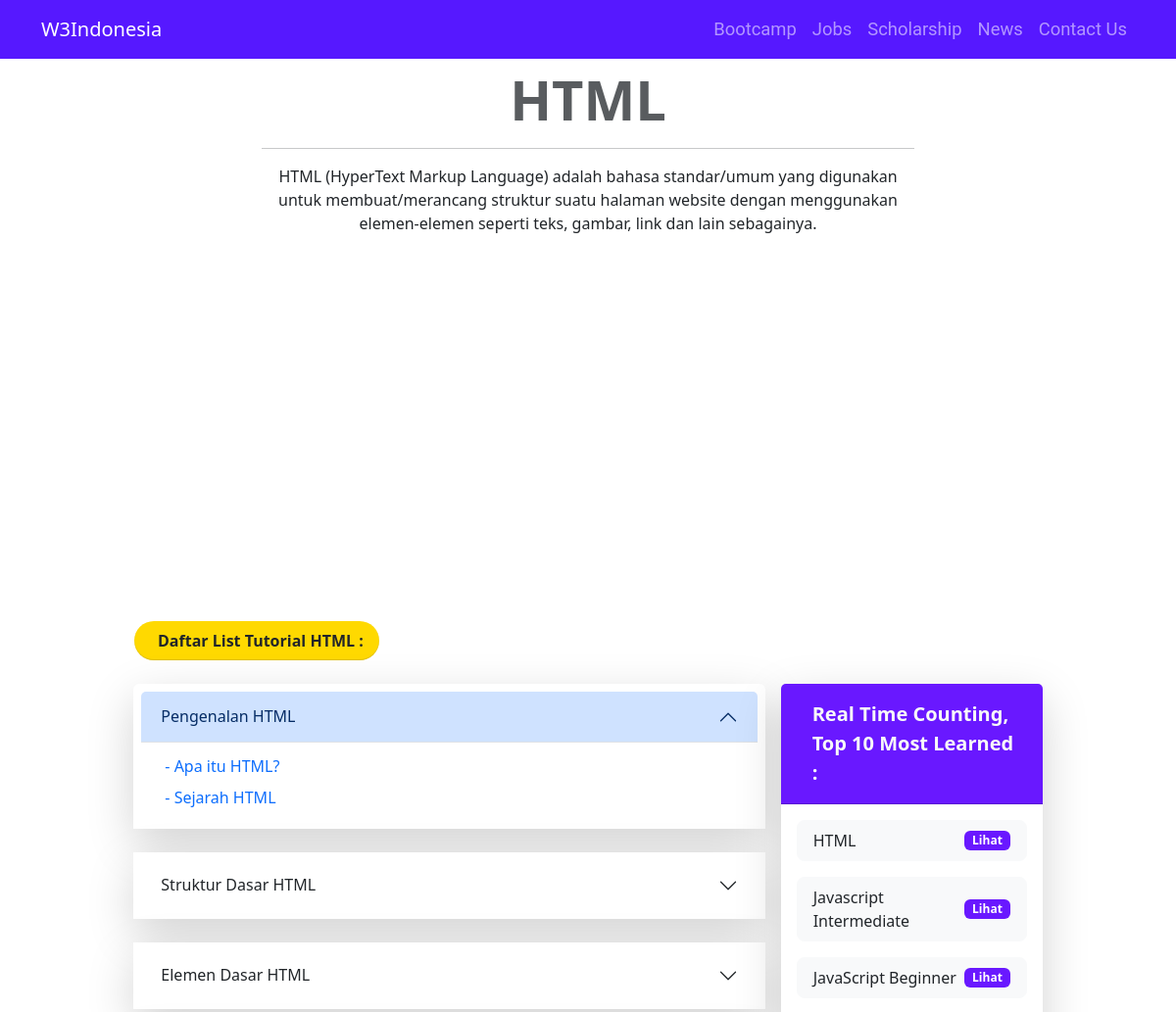
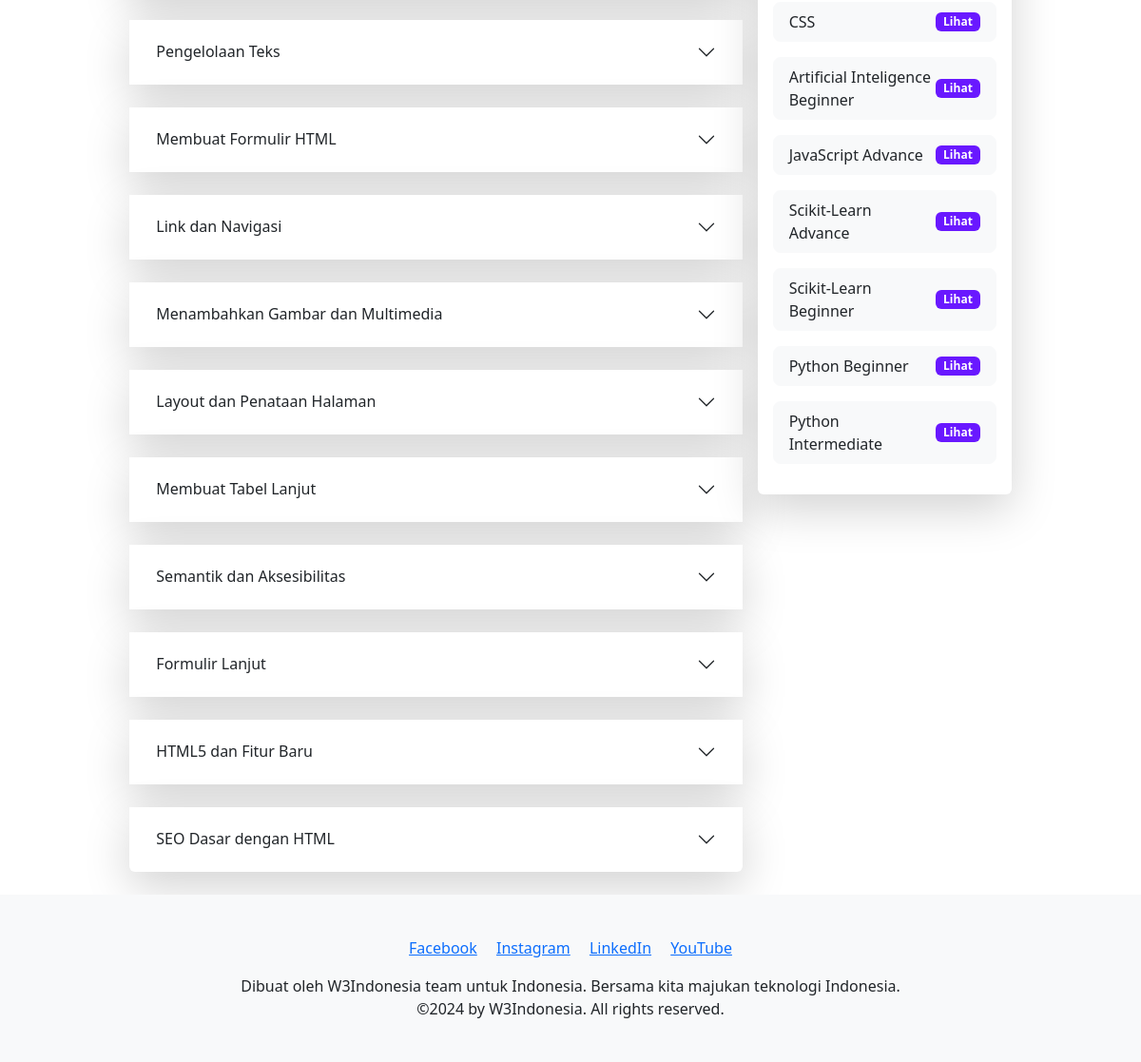
Screenshot of /tutorial/html/ with the database file from the repository (2 pictures, top to bottom).
### tutorial/models.py (models this page shows, shortened)
class Category(models.Model):
    name = models.CharField(max_length=255, validators=[validate_unicode])
    description = models.TextField(blank=True)
    slug = models.SlugField(unique=True, max_length=100, validators=[validate_unicode])
    order = models.IntegerField(default=0)
    views = models.IntegerField(default=0)
    def save(self, *args, **kwargs):
        super().save(*args, **kwargs)
    def __init__(self, *args, **kwargs):
        super().__init__(*args, **kwargs)
        self.__original_name = self.name
    class Meta:
        ordering = ['order']

class Subcategory(models.Model):
    category = models.ForeignKey(Category, related_name='subcategories', on_delete=models.CASCADE)
    name = models.CharField(max_length=255, validators=[validate_unicode])
    slug = models.SlugField(unique=False, max_length=100, validators=[validate_unicode])
    order = models.PositiveIntegerField(default=0)
    def __init__(self, *args, **kwargs):
        super().__init__(*args, **kwargs)
        self.__original_name = self.name
    class Meta:
        unique_together = ('slug', 'category')

class Article(models.Model):
    STATUS_CHOICES = [
        ('draft', 'Draft'),
        ('publish', 'Publish'),
    ]
    category = models.ForeignKey(Category, related_name='articles', on_delete=models.CASCADE, null=True, blank=True)
    subcategory = models.ForeignKey(Subcategory, related_name='articles', on_delete=models.CASCADE)
    title = models.CharField(max_length=255, validators=[validate_unicode])
    slug = models.SlugField(max_length=100, validators=[validate_unicode])
    content = RichTextField()
    created_at = models.DateTimeField(auto_now_add=True)
    updated_at = models.DateTimeField(auto_now=True)
    order = models.IntegerField(default=0)
    status = models.CharField(max_length=10, choices=STATUS_CHOICES, default='draft')
    def __init__(self, *args, **kwargs):
        super().__init__(*args, **kwargs)
        self.__original_title = self.title
    class Meta:
        constraints = [
            UniqueConstraint(fields=['subcategory', 'slug'], name='unique_slug_in_subcategory')
        ]

### tutorial/views.py (the view)
# urls.py: path('<slug:category_slug>/', views.tutorial_page, name='tutorial_page'),
def tutorial_page(request, category_slug):
    category = get_object_or_404(Category, slug=category_slug)
    category.views += 1
    category.save()
    subcategories = category.subcategories.prefetch_related('articles')
    top_categories = Category.objects.order_by('-views')[:10]
    categories = Category.objects.all()
    context = {
        'category': category,
        'categories': categories,
        'subcategories': subcategories,
        'top_categories': top_categories,
    }
    return render(request, 'tutorial/tutorial_page.html', context)

### templates/tutorial/tutorial_page.html (shortened to what this page needs)
{% extends 'base.html' %}
{% block navbar %}
    <nav class="navbar navbar-expand-lg bg-navbar navbar-dark fixed-top">
        <div class="container">
            <a class="navbar-brand mx-auto" href="/">W3Indonesia</a>
            <div class="collapse navbar-collapse" id="navbarNav">
                <ul class="navbar-nav ms-auto">
                    <li class="nav-item">
                        <a class="nav-link" href="/bootcamp/">Bootcamp</a>
                    </li>
                    <li class="nav-item">
                        <a class="nav-link" href="/jobs/">Jobs</a>
                    </li>
                    <li class="nav-item">
                        <a class="nav-link" href="/scholarship/">Scholarship</a>
                    </li>
                    <li class="nav-item">
                        <a class="nav-link" href="/news/">News</a>
                    </li>
                    <li class="nav-item">
                        <a class="nav-link" href="/contact/">Contact Us</a>
                    </li>
                </ul>
            </div>
        </div>
    </nav>
{% endblock %}
{% block content %}
<div class="container-fluid mt-5">
    <div class="row justify-content-center text-center">
        <div class="col-12 col-md-7">
            <h1 class="display-4 fw-bold text-muted">{{ category.name }}</h1>
            <hr>
            {{ category.description|safe }}
            <br>
        </div>
    </div>
</div>
<br>
<div class="container" style="padding-bottom: 0;">
    <div class="row justify-content-center align-items-center">
        <div class="col-md-10">
            <p class="d-sm-inline-flex align-items-center ps-4 py-2 px-3 mb-0 mb-sm-0 rounded-5 masthead-notice" style="font-weight: bold;">
                <span class="text-center">Daftar List Tutorial {{ category.name }} :</span>
            </p>
        </div>
    </div>
</div>
<div class="container">
    <div class="row justify-content-center g-3">
        <div class="col-md-7 col-lg-7">
            <div class="container">
                <div class="row">
                    <div class="col-md-12" style="padding: 0;">
                        <div class="accordion mt-4" id="accordionExample">
                            {% for subcategory in subcategories %}
                                <div class="accordion-item shadow-lg rounded-lg border-0 p-2 mb-4">
                                    <h2 class="accordion-header" id="heading-{{ forloop.counter }}">
                                        <button class="accordion-button
                                            {% if not forloop.first %}collapsed{% endif %}
                                            text-lg font-semibold text-gray-800
                                            bg-gray-100
                                            hover:bg-gray-200
                                            transition-all
                                            rounded-lg"
                                            type="button"
                                            data-bs-toggle="collapse"
                                            data-bs-target="#collapse-{{ forloop.counter }}"
                                            aria-expanded="{% if forloop.first %}true{% else %}false{% endif %}"
                                            aria-controls="collapse-{{ forloop.counter }}">
                                            {{ subcategory.name }}
                                        </button>
                                    </h2>
                                    <div id="collapse-{{ forloop.counter }}"
                                            class="accordion-collapse collapse {% if forloop.first %}show{% endif %}"
                                            aria-labelledby="heading-{{ forloop.counter }}"
                                            data-bs-parent="#accordionExample">
                                        <div class="accordion-body bg-white py-2 text-gray-700 rounded-lg shadow-inner">
                                            <ul class="list-unstyled">
                                                {% for article in subcategory.articles.all %}
                                                    <li class="p-1">
                                                        <a href="{% url 'tutorial:article_detail' category.slug subcategory.slug article.slug %}"
                                                            class="text-blue-600 hover:text-blue-800 font-medium transition duration-300 ease-in-out text-decoration-none">
                                                            - {{ article.title }}
                                                        </a>
                                                    </li>
                                                {% empty %}
                                                    <li class="text-gray-500">Sedang Menyiapkan Materi.</li>
                                                {% endfor %}
                                            </ul>
                                        </div>
                                    </div>
                                </div>
                            {% empty %}
                                <p class="text-gray-600">Sedang Dalam Konstruksi.</p>
                            {% endfor %}
                        </div>
                    </div>
                </div>
            </div>
        </div>
        <div class="col-md-3 col-lg-3 py-4">
            <div class="position-sticky" id="sidebar-card" style="top: 100px;">
                <div class="card shadow-lg border-0">
                    <div class="card-header">
                        <p class="ms-2 fs-5 fw-bold p-2 mb-0 card-title text-light">Real Time Counting,<br>Top 10 Most Learned :</p>
                    </div>
                    <div class="card-body">
                        <ul class="list-unstyled">
                            {% for category in top_categories %}
                                <li class="mb-3">
                                    <a href="{% url 'tutorial:tutorial_page' category.slug %}"
                                       class="d-block text-decoration-none text-dark py-2 px-3 rounded-3 hover-shadow-sm bg-light border border-1 border-light transition-all">
                                        <div class="d-flex justify-content-between align-items-center">
                                            <span class="">{{ category.name }}</span>
                                            <span class="badge">Lihat</span>
                                        </div>
                                    </a>
                                </li>
                            {% empty %}
                                <li class="text-muted">Tidak ada kategori yang tersedia.</li>
                            {% endfor %}
                        </ul>
                    </div>
                </div>
            </div>
        </div>
    </div>
</div>
{% endblock %}

### templates/base.html (shortened to what this page needs)
{% load static %}
<!DOCTYPE html>
<html lang="en">
<head>
    <link href="https://cdn.jsdelivr.net/npm/bootstrap@5.3.0-alpha1/dist/css/bootstrap.min.css" rel="stylesheet">
    <link href="https://cdn.jsdelivr.net/npm/bootstrap-icons/font/bootstrap-icons.css" rel="stylesheet">
    <link href="https://cdnjs.cloudflare.com/ajax/libs/prism/1.29.0/themes/prism.min.css" rel="stylesheet" />
    <link href="https://cdnjs.cloudflare.com/ajax/libs/font-awesome/5.15.3/css/all.min.css" rel="stylesheet" >
    <link rel="stylesheet" href="{% static 'css/style.css' %}">
</head>
<body>
    {% block navbar %}{% endblock %}
    {% block content %}
    {% endblock %}
    {% block footer %}
    <footer class="footer-kustom bg-light text-center py-4">
        <div class="container-fluid">
            <ul class="bd-footer-links ps-0 mb-3">
                <li class="d-inline-block"><a href="/">Facebook</a></li>
                <li class="d-inline-block ms-3"><a href="https://www.instagram.com/w3indonesia">Instagram</a></li>
                <li class="d-inline-block ms-3"><a href="https://www.linkedin.com/in/w3indonesia">LinkedIn</a></li>
                <li class="d-inline-block ms-3"><a href="/">YouTube</a></li>
              </ul>
              <p class="mb-0">Dibuat oleh W3Indonesia team untuk Indonesia. Bersama kita majukan teknologi Indonesia.</p>
              <p class="mb-0">&copy2024 by W3Indonesia. All rights reserved. </p>
            </div>
    </footer>
    {% endblock %}
</body>
</html>

### static/css/style.css (style rules this page uses)
.masthead-notice { background-color: rgb(255, 217, 0); box-shadow: inset 0 -1px 1px rgba(var(--bs-body-color-rgb), 0.15),0 0.25rem 1.5rem rgba(var(--bs-body-bg-rgb), 0.75) }
.list-unstyled { margin-bottom: 0; }
html, body { height: 100%; margin: 0; display: grid; grid-template-rows: 1fr auto; }
footer { background-color: #f8f9fa; text-align: center; padding: 20px; width: 100%; clear: both; position: relative; }
.bg-navbar { background-color: #6918ff; }
.container-fluid { padding: 20px; }
footer { background-color: #f8f9fa; text-align: center; padding: 20px; width: 100%; }
.bg-navbar { background-color: #5618ff; }
.card { border: 0 !important; }
.card-header { background-color: #6918ff !important; }
.badge { background-color: #6918ff !important; }
.navbar-nav .nav-link { font-family: "Roboto", sans-serif; font-size: 1.15rem; }
.card-title { font-size: 1.1rem; font-weight: bold; }

### rows the page displays
Category: name "HTML", description "HTML (HyperText Markup Language) adalah bahasa standar/umum yang digunakan untuk membuat/merancang struktur suatu halaman website dengan menggunakan elemen-elemen seperti teks, gambar, link dan lain sebagainya."
Subcategory: name "Pengenalan HTML"
Article: title "Apa itu HTML?"
Article: title "Sejarah HTML"
Subcategory: name "Struktur Dasar HTML"
Subcategory: name "Elemen Dasar HTML"
Subcategory: name "Pengelolaan Teks"
Subcategory: name "Membuat Formulir HTML"
Subcategory: name "Link dan Navigasi"
Subcategory: name "Menambahkan Gambar dan Multimedia"
Subcategory: name "Layout dan Penataan Halaman"
Subcategory: name "Membuat Tabel Lanjut"
Subcategory: name "Semantik dan Aksesibilitas"
Subcategory: name "Formulir Lanjut"
Subcategory: name "HTML5 dan Fitur Baru"
Subcategory: name "SEO Dasar dengan HTML"
Category: name "Javascript Intermediate"
Category: name "JavaScript Beginner"
Category: name "CSS"
Category: name "Artificial Inteligence Beginner"
Category: name "JavaScript Advance"
Category: name "Scikit-Learn Advance"
Category: name "Scikit-Learn Beginner"
Category: name "Python Beginner"
Category: name "Python Intermediate"
